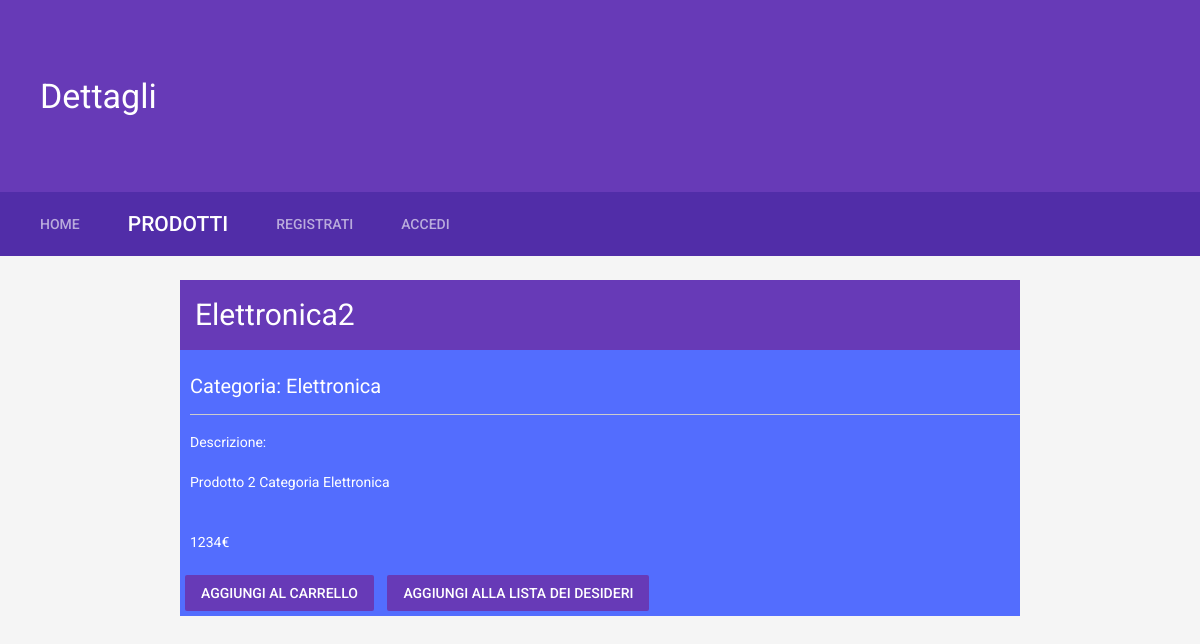
/product.php?id=2, run on the app's committed database.
### tables this page shows
CREATE TABLE tprodotti (
	ID_Prodotto             BIGINT      NOT NULL    AUTO_INCREMENT,
	Nome                    VARCHAR(50),
	Prezzo                  INT,
	Descrizione				VARCHAR(1000),
	FK_Categoria            BIGINT,
	PRIMARY KEY(ID_Prodotto),
	FOREIGN KEY(FK_Categoria) REFERENCES tcategorie(ID_Categoria)
		ON DELETE SET NULL
		ON UPDATE CASCADE
);

CREATE TABLE tcategorie (
	ID_Categoria            BIGINT      NOT NULL    AUTO_INCREMENT,
	Nome                    VARCHAR(50),
	PRIMARY KEY(ID_Categoria)
);

### partials/product_form.php (the view)
<form class="form-horizontal" id="frmProdotto" name="frmProdotto" method="post" action="product.php?id=<?php echo $_SESSION['idProdotto'] ?>">
	<div class="mdl-cell mdl-color-text--accent-contrast" style="width:70%;margin:auto;">
		<div class="mdl-color--accent">
			<header class="mdl-color--primary" style="margin-bottom:0px;">
				<h3 style="font-size:30px;padding:15px;"><?php echo $nome ?></h3>
			</header>
			<div style="margin-left:10px;">
				<p style="font-size:20px;">Categoria: <?php echo $categoria ?></p>
				<hr>
				<p>Descrizione:</p>
				<p><?php echo $descrizione ?></p><br>
				<p><?php echo $prezzo ?>€</p>
			</div>
			<button type="submit" id="btnCarrello" name="btnCarrello" style="margin:5px;" class="mdl-button mdl-color--primary mdl-color-text--primary-contrast">Aggiungi al carrello</button>
			<button type="submit" id="btnListaDesideri" name="btnListaDesideri" style="margin:5px;" class="mdl-button mdl-color--primary mdl-color-text--primary-contrast">Aggiungi alla lista dei desideri</button>
		</div>
	</div>
</form>

### css/mdl-style.css (style rules this page uses)
html, body { font-family: 'Roboto', 'Helvetica', sans-serif; margin: 0; padding: 0; }

### data on the page
tprodotti: Nome "Elettronica2", FK_Categoria.Nome "Elettronica", Descrizione "Prodotto 2 Categoria Elettronica", Prezzo "1234"

### other printed values
$_SESSION['paginaCorrente'] "Dettagli"
